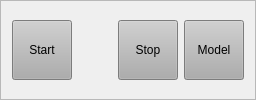
         <widget class="QFrame" name="frame_5">
          <property name="sizePolicy">
           <sizepolicy hsizetype="Preferred" vsizetype="Fixed">
            <horstretch>0</horstretch>
            <verstretch>100</verstretch>
           </sizepolicy>
          </property>
          <property name="minimumSize">
           <size>
            <width>0</width>
            <height>50</height>
           </size>
          </property>
          <property name="frameShape">
           <enum>QFrame::StyledPanel</enum>
          </property>
          <property name="frameShadow">
           <enum>QFrame::Raised</enum>
          </property>
          <property name="lineWidth">
           <number>1</number>
          </property>
          <layout class="QHBoxLayout" name="horizontalLayout_2">
           <property name="topMargin">
            <number>0</number>
           </property>
           <property name="bottomMargin">
            <number>0</number>
           </property>
           <item>
            <widget class="QPushButton" name="startBtn">
             <property name="sizePolicy">
              <sizepolicy hsizetype="Minimum" vsizetype="Minimum">
               <horstretch>0</horstretch>
               <verstretch>0</verstretch>
              </sizepolicy>
             </property>
             <property name="minimumSize">
              <size>
               <width>60</width>
               <height>60</height>
              </size>
             </property>
             <property name="maximumSize">
              <size>
               <width>60</width>
               <height>60</height>
              </size>
             </property>
             <property name="baseSize">
              <size>
               <width>60</width>
               <height>60</height>
              </size>
             </property>
             <property name="palette">
              <palette>
               <active>
                <colorrole role="Button">
                 <brush brushstyle="SolidPattern">
                  <color alpha="255">
                   <red>173</red>
                   <green>173</green>
                   <blue>173</blue>
                  </color>
                 </brush>
                </colorrole>
                <colorrole role="Base">
                 <brush brushstyle="SolidPattern">
                  <color alpha="255">
                   <red>173</red>
                   <green>173</green>
                   <blue>173</blue>
                  </color>
                 </brush>
                </colorrole>
                <colorrole role="Window">
                 <brush brushstyle="SolidPattern">
                  <color alpha="255">
                   <red>173</red>
                   <green>173</green>
                   <blue>173</blue>
                  </color>
                 </brush>
                </colorrole>
               </active>
               <inactive>
                <colorrole role="Button">
                 <brush brushstyle="SolidPattern">
                  <color alpha="255">
                   <red>173</red>
                   <green>173</green>
                   <blue>173</blue>
                  </color>
                 </brush>
                </colorrole>
                <colorrole role="Base">
                 <brush brushstyle="SolidPattern">
                  <color alpha="255">
                   <red>173</red>
                   <green>173</green>
                   <blue>173</blue>
                  </color>
                 </brush>
                </colorrole>
                <colorrole role="Window">
                 <brush brushstyle="SolidPattern">
                  <color alpha="255">
                   <red>173</red>
                   <green>173</green>
                   <blue>173</blue>
                  </color>
                 </brush>
                </colorrole>
               </inactive>
               <disabled>
                <colorrole role="Button">
                 <brush brushstyle="SolidPattern">
                  <color alpha="255">
                   <red>173</red>
                   <green>173</green>
                   <blue>173</blue>
                  </color>
                 </brush>
                </colorrole>
                <colorrole role="Base">
                 <brush brushstyle="SolidPattern">
                  <color alpha="255">
                   <red>173</red>
                   <green>173</green>
                   <blue>173</blue>
                  </color>
                 </brush>
                </colorrole>
                <colorrole role="Window">
                 <brush brushstyle="SolidPattern">
                  <color alpha="255">
                   <red>173</red>
                   <green>173</green>
                   <blue>173</blue>
                  </color>
                 </brush>
                </colorrole>
               </disabled>
              </palette>
             </property>
             <property name="styleSheet">
              <string notr="true">background-color: rgb(173, 173, 173);</string>
             </property>
             <property name="text">
              <string>Start</string>
             </property>
            </widget>
           </item>
           <item>
            <spacer name="horizontalSpacer">
             <property name="orientation">
              <enum>Qt::Horizontal</enum>
             </property>
             <property name="sizeHint" stdset="0">
              <size>
               <width>40</width>
               <height>20</height>
              </size>
             </property>
            </spacer>
           </item>
           <item>
            <widget class="QPushButton" name="stopBtn">
             <property name="sizePolicy">
              <sizepolicy hsizetype="Minimum" vsizetype="Minimum">
               <horstretch>0</horstretch>
               <verstretch>0</verstretch>
              </sizepolicy>
             </property>
             <property name="minimumSize">
              <size>
               <width>60</width>
               <height>60</height>
              </size>
             </property>
             <property name="maximumSize">
              <size>
               <width>60</width>
               <height>60</height>
              </size>
             </property>
             <property name="baseSize">
              <size>
               <width>0</width>
               <height>0</height>
              </size>
             </property>
             <property name="styleSheet">
              <string notr="true">background-color: rgb(173, 173, 173);</string>
             </property>
             <property name="text">
              <string>Stop</string>
             </property>
            </widget>
           </item>
           <item>
            <widget class="QPushButton" name="modelBtn">
             <property name="sizePolicy">
              <sizepolicy hsizetype="Fixed" vsizetype="Fixed">
               <horstretch>0</horstretch>
               <verstretch>0</verstretch>
              </sizepolicy>
             </property>
             <property name="minimumSize">
              <size>
               <width>60</width>
               <height>60</height>
              </size>
             </property>
             <property name="maximumSize">
              <size>
               <width>60</width>
               <height>60</height>
              </size>
             </property>
             <property name="baseSize">
              <size>
               <width>60</width>
               <height>60</height>
              </size>
             </property>
             <property name="styleSheet">
              <string notr="true">background-color: rgb(173, 173, 173);</string>
             </property>
             <property name="text">
              <string>Model</string>
             </property>
            </widget>
           </item>
          </layout>
         </widget>
